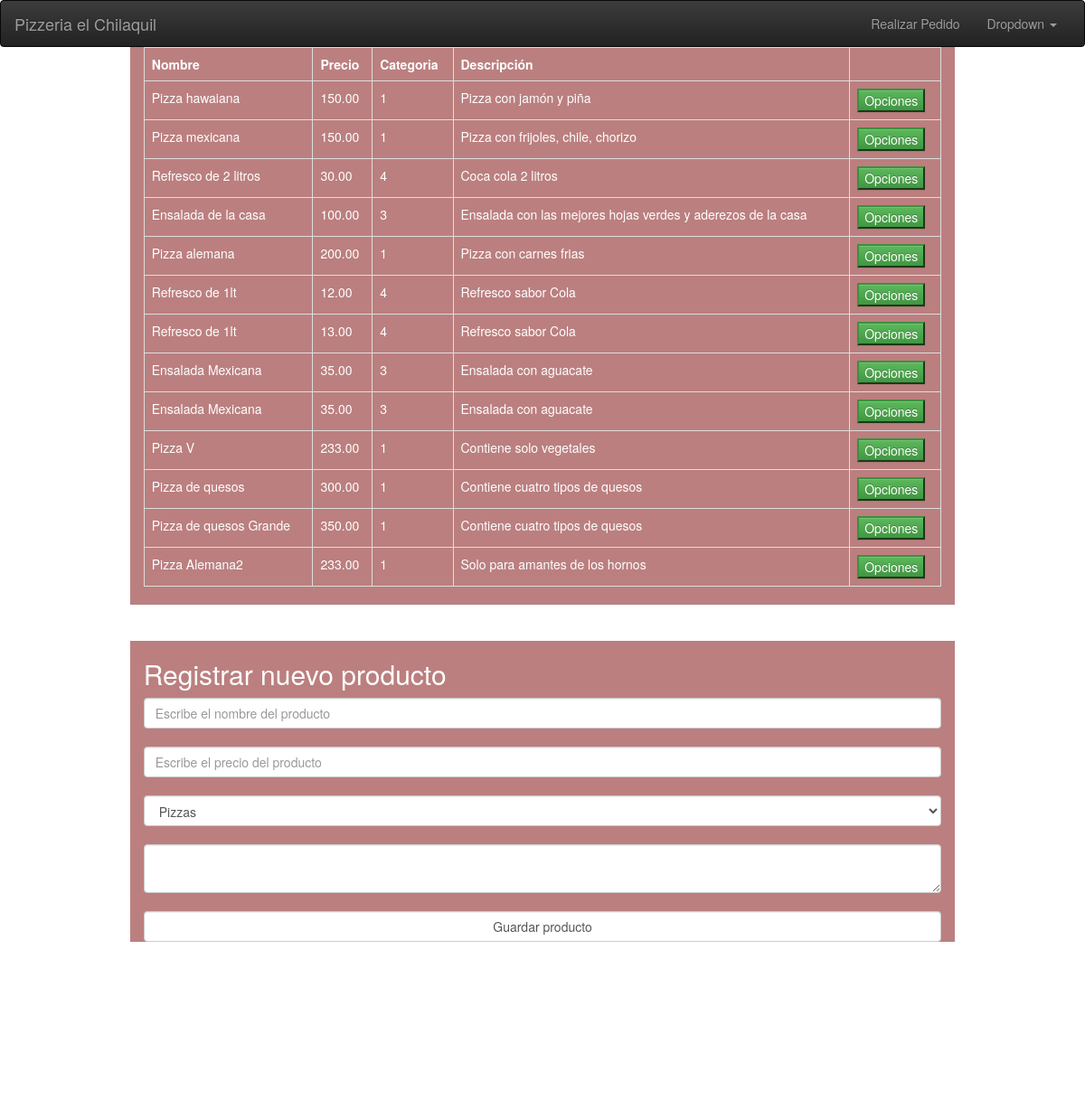
The page / on the database its author committed.
### tables this page shows
CREATE TABLE `producto` (
  `id` int(11) NOT NULL,
  `nombre` varchar(45) DEFAULT NULL,
  `descripcion` text,
  `precio` decimal(6,2) DEFAULT NULL,
  `categoria_id` int(11) DEFAULT NULL
);

### models/Product.php (called while the page is built, shortened)
<?php
require_once("Database.php");
class Product {
	static function get(){
		$sql = "SELECT
							*
							FROM
								producto
						";
	 $db = new Database();
	 if($rows = $db->query($sql)){
		 return $rows;
	 }
	 return false;
	}
}

### models/Database.php (called while the page is built, shortened)
<?php
	class Database{
		private $database;
		private $host;
		private $username;
		private $password;
		public $mysqli;
		function __construct()
		{
			$this->host       =		"localhost";
			$this->username   =		"root";
			$this->password   =		'';
			$this->database 	=		"pizzeria";
			$this->mysqli     =		null;
		}
		public function connect()
		{
			$this->mysqli = new mysqli($this->host, $this->username, $this->password, $this->database);
			$this->mysqli->set_charset("utf8");
			return true;
		}
		function query($sql) {
			if (!$query =$this->mysqli->query($sql)) {
				$errorMsg ="Error with MySQL connection. \n";
				$errorMsg .= "Errno: " . $this->mysqli->error . "\n";
			  return false;
			} else {
				if ($query===true) {
					return true;
				} else {
					$rows = array();
					while($row = $query->fetch_assoc()) {
						$rows[] = $row;
					}
					return $rows;
				}
			}
		}
	}

### controllers/ProductsController.php (called while the page is built, shortened)
<?php
if( isset($_POST['funcion']) ) {
	require_once("../models/Product.php");
	require_once("../models/Cleaner.php");
$productos = json_decode($_POST['productos']);
foreach ($productos as $item){
$nombre = Cleaner::cleanInput($item->_nombre);
 $producto = new Product($item->_nombre,$item->_precio,$item->_categoria,$item->_descripcion);
 $producto->save();
}
} else {
	include_once("models/Product.php");
	$productos = Product::get();
}

### index.php (the view, shortened to what this page needs)
<?php
	include_once("controllers/ProductsController.php");
?>
<!DOCTYPE html>
<html>
  <head>
    <link rel="stylesheet" href="https://maxcdn.bootstrapcdn.com/bootstrap/3.3.7/css/bootstrap.min.css">
    <link rel="stylesheet" href="https://maxcdn.bootstrapcdn.com/bootstrap/3.3.7/css/bootstrap-theme.min.css">
    <link rel="stylesheet" href="./assets/css/style.css">
  </head>
  <body>
    <header>
      <nav class="navbar navbar-inverse">
        <div class="container-fluid">
          <div class="navbar-header">
            <a class="navbar-brand" href="#">Pizzeria el Chilaquil</a>
          </div>
          <div class="collapse navbar-collapse" id="bs-example-navbar-collapse-1">
            <ul class="nav navbar-nav navbar-right">
              <li><a href="indexcliente.php">Realizar Pedido</a></li>
              <li class="dropdown">
                <a href="#" class="dropdown-toggle" data-toggle="dropdown" role="button" aria-haspopup="true" aria-expanded="false">Dropdown <span class="caret"></span></a>
              </li>
            </ul>
          </div>
        </div>
      </nav>
    </header>
    <div class="video-container">
      <video class="video" src="./public/video.mp4" autoplay loop="">
      </video>
    </div>
		<div class="row">
		<div class="vertical-center">
			<div class="col-md-2">
			</div>
		<div  class="card col-md-8">
				<table class="table table-bordered">
					<tr>
						<th>Nombre</th>
						<th>Precio</th>
						<th>Categoria</th>
						<th>Descripción</th>
					</tr>
				<?php
					foreach($productos as $producto){
				?>
				<tr>
					<td><?php echo $producto['nombre'] ?></td>
					<td><?php echo $producto['precio'] ?></td>
					<td><?php echo $producto['categoria_id'] ?></td>
					<td><?php echo $producto['descripcion'] ?></td>
					<td><button class='btn-success' data-toggle='modal' data-target='#myModal' data-id="<?php echo $producto['id'] ?>"
						data-nombre="<?php echo $producto['nombre'] ?>" data-precio="<?php echo $producto['precio'] ?>"
						data-categoria="<?php echo $producto['categoria_id'] ?>" data-descripcion="<?php echo $producto['descripcion'] ?>"
						id='modificar'>Opciones</button></td>
				</tr>
				<?php
					}
				 ?>
			 </table>
		</div>
		<div class="col-md-2">
		</div>
		</div>
		</div>
		<br>
		<br>
		<div class="row">
    <div class="vertical-center">
			<div class="col-md-2">
			</div>
      <div class=" card col-md-8">
        <h2 class ="white-text">Registrar nuevo producto</h2>
        <input type="text" class="form-control" id="nombre" value="" placeholder="Escribe el nombre del producto "><br>
        <input type="number" class="form-control" id="precio" value="" placeholder="Escribe el precio del producto "><br>
        <select id="categoria" class="form-control" name="">
					<option value="1">Pizzas</option>
        </select><br>
				<textarea class="form-control" id="descripcion"></textarea>
				<br>
        <button type="button" class="form-control" id="guardar">Guardar producto</button>
      </div>
			<div class="col-md-2">
			</div>
    </div>
		</div>
		<br>
		<br>
  </body>
</html>

### assets/css/style.css (style rules this page uses)
html { height: 100%; }
html body { height: 100%; }
html nav.navbar.navbar-inverse { margin: 0; }
html .video-container { height: 100%; width: 100%; overflow: hidden; position: absolute; }
html .video-container video { min-width: 100%; min-height: 100%; width: auto; height: auto; position: absolute; top: 50%; left: 50%; -webkit-transform: translate(-50%, -50%); transform: translate(-50%, -50%); }
html .white-text { color: white; }
html .card { width: 100%!important; height: 100% !important; background-color: rgba(120, 0, 0, 0.5); }
html .vertical-center { -ms-display: flex; display: flex; align-items: center; justify-content: center; }

### index.php (style rules this page uses)
td,tr { color: white; }

### rows shown on the page
producto: nombre "Pizza hawaiana", precio "150.00", categoria "1", descripcion "Pizza con jamón y piña"
producto: nombre "Pizza mexicana", precio "150.00", categoria "1", descripcion "Pizza con frijoles, chile, chorizo"
producto: nombre "Refresco de 2 litros", precio "30.00", categoria "4", descripcion "Coca cola 2 litros"
producto: nombre "Ensalada de la casa", precio "100.00", categoria "3", descripcion "Ensalada con las mejores hojas verdes y aderezos de la casa"
producto: nombre "Pizza alemana", precio "200.00", categoria "1", descripcion "Pizza con carnes frias"
producto: nombre "Refresco de 1lt", precio "12.00", categoria "4", descripcion "Refresco sabor Cola"
producto: nombre "Refresco de 1lt", precio "13.00", categoria "4", descripcion "Refresco sabor Cola"
producto: nombre "Ensalada Mexicana", precio "35.00", categoria "3", descripcion "Ensalada con aguacate"
producto: nombre "Ensalada Mexicana", precio "35.00", categoria "3", descripcion "Ensalada con aguacate"
producto: nombre "Pizza V", precio "233.00", categoria "1", descripcion "Contiene solo vegetales"
producto: nombre "Pizza de quesos", precio "300.00", categoria "1", descripcion "Contiene cuatro tipos de quesos"
producto: nombre "Pizza de quesos Grande", precio "350.00", categoria "1", descripcion "Contiene cuatro tipos de quesos"
producto: nombre "Pizza Alemana2", precio "233.00", categoria "1", descripcion "Solo para amantes de los hornos"
